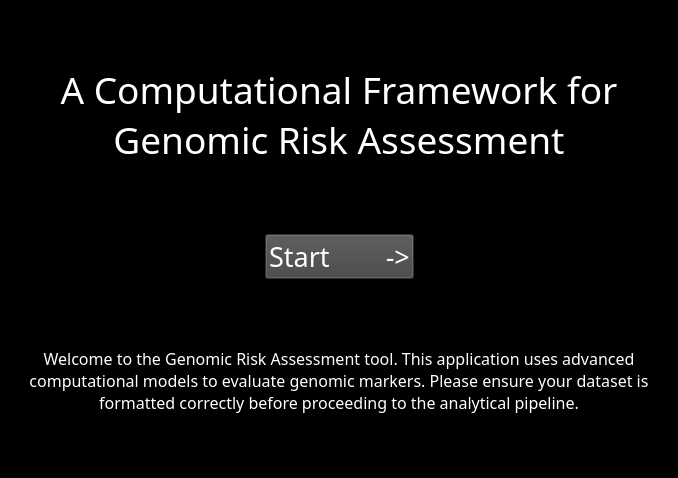
<?xml version="1.0" encoding="UTF-8"?>
<ui version="4.0">
 <class>main_page_widget</class>
 <widget class="QWidget" name="main_page_widget">
  <property name="geometry">
   <rect>
    <x>0</x>
    <y>0</y>
    <width>678</width>
    <height>478</height>
   </rect>
  </property>
  <property name="windowTitle">
   <string>Form</string>
  </property>
  <property name="styleSheet">
   <string>QWidget { background-color: #000000; color: #ffffff; }</string>
  </property>
  <layout class="QVBoxLayout" name="verticalLayout">
   <item>
    <spacer name="verticalSpacer_3">
     <property name="orientation">
      <enum>Qt::Orientation::Vertical</enum>
     </property>
     <property name="sizeHint" stdset="0">
      <size>
       <width>20</width>
       <height>40</height>
      </size>
     </property>
    </spacer>
   </item>
   <item>
    <widget class="QWidget" name="horizontal_layout_title_widget" native="true">
     <layout class="QHBoxLayout" name="horizontalLayout_title">
      <item>
       <spacer name="horizontalSpacer_title_left">
        <property name="orientation">
         <enum>Qt::Orientation::Horizontal</enum>
        </property>
        <property name="sizeHint" stdset="0">
         <size>
          <width>40</width>
          <height>20</height>
         </size>
        </property>
       </spacer>
      </item>
      <item>
       <widget class="QLabel" name="title_label">
        <property name="font">
         <font>
          <family>Berlin Sans FB</family>
          <pointsize>28</pointsize>
         </font>
        </property>
        <property name="text">
         <string>A Computational Framework for Genomic Risk Assessment</string>
        </property>
        <property name="alignment">
         <set>Qt::AlignCenter</set>
        </property>
        <property name="wordWrap">
         <bool>true</bool>
        </property>
       </widget>
      </item>
      <item>
       <spacer name="horizontalSpacer_title_right">
        <property name="orientation">
         <enum>Qt::Orientation::Horizontal</enum>
        </property>
        <property name="sizeHint" stdset="0">
         <size>
          <width>40</width>
          <height>20</height>
         </size>
        </property>
       </spacer>
      </item>
     </layout>
    </widget>
   </item>
   <item>
    <spacer name="verticalSpacer_2">
     <property name="orientation">
      <enum>Qt::Orientation::Vertical</enum>
     </property>
     <property name="sizeHint" stdset="0">
      <size>
       <width>20</width>
       <height>40</height>
      </size>
     </property>
    </spacer>
   </item>
   <item>
    <widget class="QWidget" name="horizontal_layout_button_widget" native="true">
     <layout class="QHBoxLayout" name="horizontalLayout">
      <item>
       <spacer name="horizontalSpacer">
        <property name="orientation">
         <enum>Qt::Orientation::Horizontal</enum>
        </property>
        <property name="sizeHint" stdset="0">
         <size>
          <width>40</width>
          <height>20</height>
         </size>
        </property>
       </spacer>
      </item>
      <item>
       <widget class="QPushButton" name="start_app_button">
        <property name="font">
         <font>
          <family>Berlin Sans FB</family>
          <pointsize>20</pointsize>
         </font>
        </property>
        <property name="styleSheet">
         <string>background-color: rgba(68, 68, 68, 179);</string>
        </property>
        <property name="text">
         <string>Start        -&gt;</string>
        </property>
       </widget>
      </item>
      <item>
       <spacer name="horizontalSpacer_2">
        <property name="orientation">
         <enum>Qt::Orientation::Horizontal</enum>
        </property>
        <property name="sizeHint" stdset="0">
         <size>
          <width>40</width>
          <height>20</height>
         </size>
        </property>
       </spacer>
      </item>
     </layout>
    </widget>
   </item>
   <item>
    <spacer name="verticalSpacer">
     <property name="orientation">
      <enum>Qt::Orientation::Vertical</enum>
     </property>
     <property name="sizeHint" stdset="0">
      <size>
       <width>20</width>
       <height>40</height>
      </size>
     </property>
    </spacer>
   </item>
   <item>
    <widget class="QScrollArea" name="app_description_scroll_area">
     <property name="styleSheet">
      <string>border: none;</string>
     </property>
     <property name="widgetResizable">
      <bool>true</bool>
     </property>
     <widget class="QWidget" name="app_description_scroll_area_contents">
      <property name="geometry">
       <rect>
        <x>0</x>
        <y>0</y>
        <width>656</width>
        <height>100</height>
       </rect>
      </property>
      <layout class="QVBoxLayout" name="scroll_area_layout">
       <item>
        <widget class="QLabel" name="app_description_label">
         <property name="font">
          <font>
           <family>Berlin Sans FB</family>
           <pointsize>12</pointsize>
          </font>
         </property>
         <property name="text">
          <string>Welcome to the Genomic Risk Assessment tool. This application uses advanced computational models to evaluate genomic markers. Please ensure your dataset is formatted correctly before proceeding to the analytical pipeline.</string>
         </property>
         <property name="alignment">
          <set>Qt::AlignHCenter|Qt::AlignTop</set>
         </property>
         <property name="wordWrap">
          <bool>true</bool>
         </property>
        </widget>
       </item>
      </layout>
     </widget>
    </widget>
   </item>
  </layout>
 </widget>
 <resources/>
 <connections/>
</ui>
